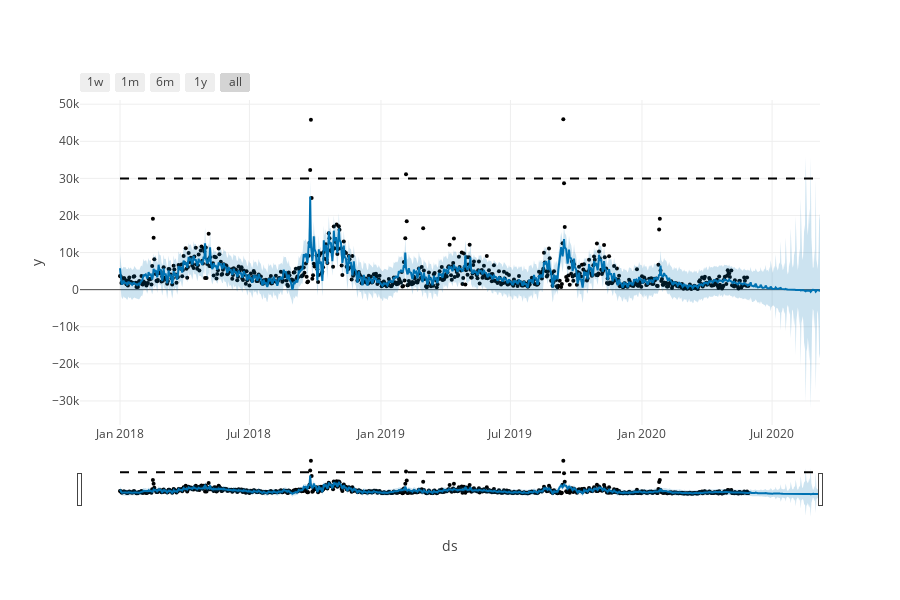

Here is the notebook cell this chart was saved with:
### Code cell
m = Prophet(
    # trend
    changepoint_prior_scale=0.9,
    # seasonality
    weekly_seasonality=10,
    yearly_seasonality = 20,
    daily_seasonality=False,
    seasonality_mode='multiplicative',
)

m.fit(df)
forecast = m.predict(future)

fig = plot_plotly(m, forecast) 
py.iplot(fig)

### Figure 1 — Plotly figure (JSON) as saved in the notebook; plotly's stock layout.template omitted (floating-point values rounded to 4 significant figures; data arrays with more than 128 entries replaced by an {"elided": "..."} marker saying what was removed)
{"data": [{"marker": {"color": "black", "size": 4}, "mode": "markers", "name": "Actual", "type": "scatter", "uid": "767090d2-9f99-489f-b1ac-bfea5446e0c1", "x": {"elided": "761 str values"}, "y": {"elided": "761 int values"}}, {"hoverinfo": "skip", "line": {"width": 0}, "mode": "lines", "type": "scatter", "uid": "bcfb04ac-62e7-43d0-9480-89c45ca47f2b", "x": {"elided": "861 str values"}, "y": {"elided": "861 float values"}}, {"fill": "tonexty", "fillcolor": "rgba(0, 114, 178, 0.2)", "line": {"color": "#0072B2", "width": 2}, "mode": "lines", "name": "Predicted", "type": "scatter", "uid": "eabf1eb2-8987-4440-b536-8709b909548c", "x": {"elided": "861 str values"}, "y": {"elided": "861 float values"}}, {"fill": "tonexty", "fillcolor": "rgba(0, 114, 178, 0.2)", "hoverinfo": "skip", "line": {"width": 0}, "mode": "lines", "type": "scatter", "uid": "7f18fee8-9907-4a48-9365-92089a849983", "x": {"elided": "861 str values"}, "y": {"elided": "861 float values"}}, {"line": {"color": "black", "dash": "dash", "width": 2}, "mode": "lines", "name": "Cap", "type": "scatter", "uid": "d98abbe3-43d3-4430-a1e9-c06cd5d191d2", "x": {"elided": "861 str values"}, "y": {"elided": "861 int values"}}], "layout": {"height": 600, "showlegend": false, "width": 900, "xaxis": {"rangeselector": {"buttons": [{"count": 7, "label": "1w", "step": "day", "stepmode": "backward"}, {"count": 1, "label": "1m", "step": "month", "stepmode": "backward"}, {"count": 6, "label": "6m", "step": "month", "stepmode": "backward"}, {"count": 1, "label": "1y", "step": "year", "stepmode": "backward"}, {"step": "all"}]}, "rangeslider": {"visible": true}, "title": {"text": "ds"}, "type": "date"}, "yaxis": {"title": {"text": "y"}}}}
